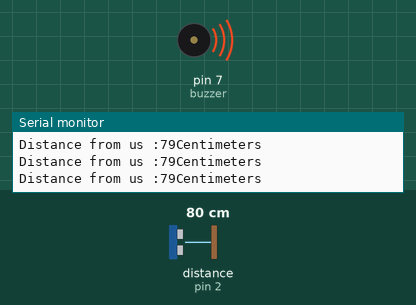
A sketch run on a simulated Arduino Uno, built with avr-gcc and run on an emulated ATmega328P. On the bench: buzzer (waves = sounding, pin HIGH), the last lines printed to the serial monitor. Wiring (inferred from the names in the program): ultrasonic range finder: trigger pin 3; echo pin 2. The test bench sets the inputs (shaded band); at power-on: distance to the obstacle (sensor on pin 2) 80 cm. The echo pulse lasts 58.3 µs per cm; pins used as bus, display or sensor lines are not drawn.

Above: at 1.2 s.
1.3 s: distance to the obstacle (sensor on pin 2) set to 56 cm
4.3 s: distance to the obstacle (sensor on pin 2) set to 46 cm
At 5.5 s:
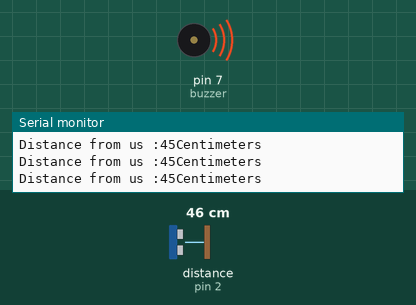
5.8 s: distance to the obstacle (sensor on pin 2) set to 60 cm
At 7.0 s:
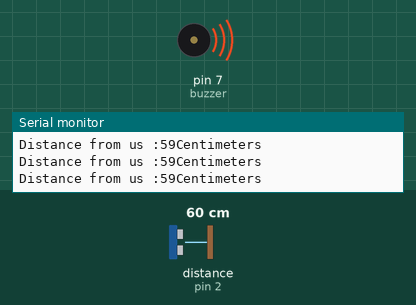
8.8 s: distance to the obstacle (sensor on pin 2) set to 18 cm
At 10.0 s:
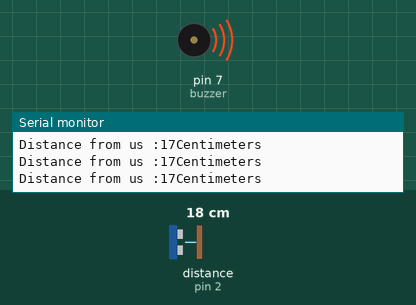
Timing chart, 0 to 11.8 s (numbered marks = the images above; inputs shaded):
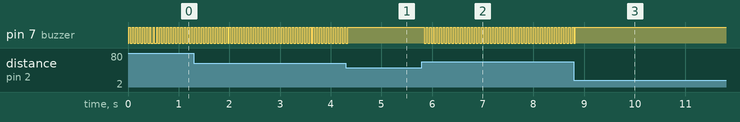

The sketch:

netra_radar_system1.ino
```cpp
#define trigpin 3
#define echopin 2
#define buzzer 7


void setup()
{
    pinMode(trigpin, OUTPUT);
    pinMode(buzzer, OUTPUT);
    pinMode(echopin, INPUT);
    digitalWrite(buzzer, LOW);
    Serial.begin(9600);
}
void loop()
{
    int duration, distance;
    digitalWrite(trigpin, HIGH);
    delayMicroseconds(1000);
    digitalWrite(trigpin, LOW);

    duration = pulseIn(echopin, HIGH);
    distance = (duration / 2) / 29.1;
    if (distance < 0 || distance >= 330)
    {
        Serial.println("out of Range");
    }

    if ((distance >= 0) && (distance <= 100) && (distance < 330))
    {

        digitalWrite(buzzer, HIGH);
      Serial.print("Distance from us :");
    Serial.print(distance);
    Serial.print("Centimeters \n");
    }

    if (distance > 50 && (distance < 330))
    {
        digitalWrite(buzzer, LOW);
      Serial.print("Distance from us :");
    Serial.print(distance);
    Serial.print("Centimeters \n");
    }


}
```

Measured:
- the behaviour switches between 52 and 51 cm on distance to the obstacle (sensor on pin 2) (found by bisection; images 0 and 1)
- after the input at 4.3 s, pin 7 (buzzer): goes on until 4.3 s, then stays HIGH
- after the input at 5.8 s, pin 7 (buzzer): alternates HIGH for 0.03 s and LOW for 0.04 s, starting at once
- after the input at 8.8 s, pin 7 (buzzer): goes on until 8.8 s, then stays HIGH
- by itself, pin 7 (buzzer): alternates HIGH for 0.03 s and LOW for 0.04 s
